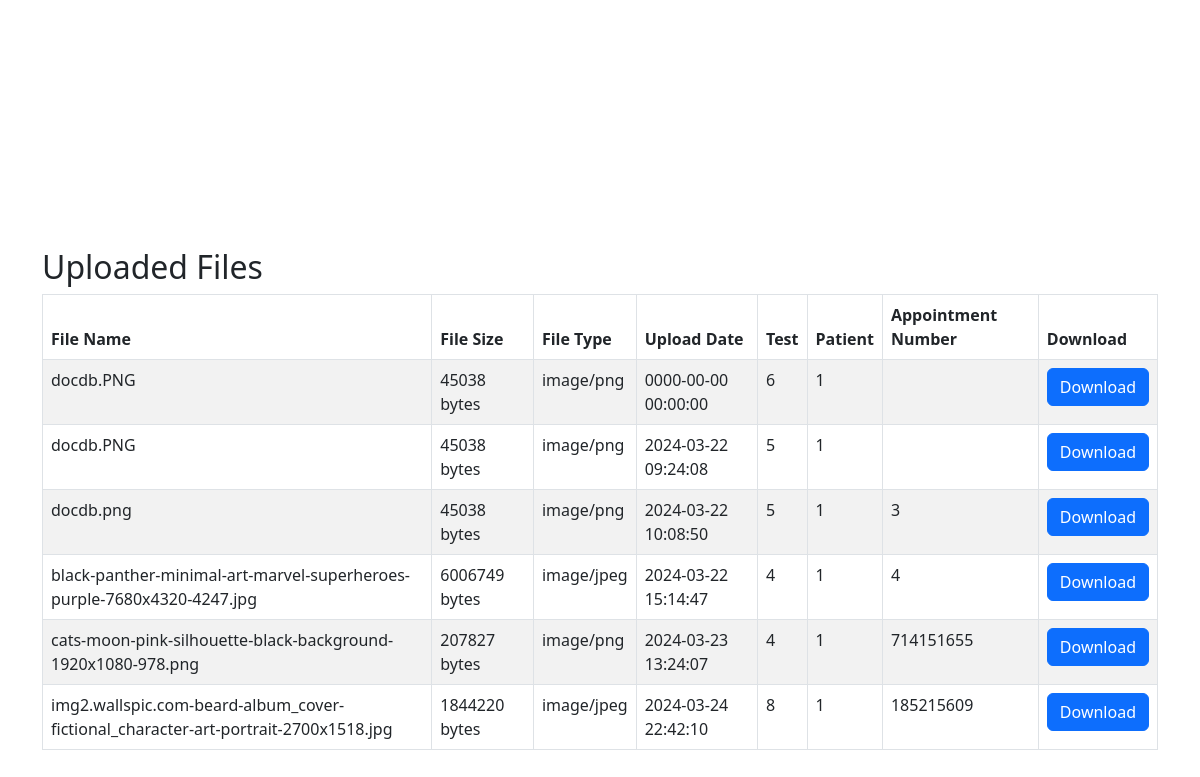
Page /patient/testresult.php (signed in) on the committed database.
### tables this page shows
CREATE TABLE `tblreport` (
  `id` int(11) NOT NULL,
  `filename` varchar(200) NOT NULL,
  `filesize` varchar(11) NOT NULL,
  `filetype` varchar(100) NOT NULL,
  `upload_date` timestamp NOT NULL DEFAULT current_timestamp(),
  `test` varchar(120) DEFAULT NULL,
  `patient` varchar(120) DEFAULT NULL,
  `appointmentnumber` int(10) DEFAULT NULL
);

### patient/testresult.php (the view, shortened to what this page needs)
<?php
$db_host = "localhost";
$db_user = "root";
$db_pass = "";
$db_name = "damsmsdb";
$conn = new mysqli($db_host, $db_user, $db_pass, $db_name);
if(isset($_SESSION['damsid'])) {
    $patient_id = $_SESSION['damsid'];
    $sql = "SELECT * FROM tblreport WHERE patient = $patient_id";
    $result = $conn->query($sql);
} else {
}
?>
<!DOCTYPE html>
<html>
<head>
    <link rel="stylesheet" href="https://cdn.jsdelivr.net/npm/bootstrap@5.3.0/dist/css/bootstrap.min.css">
</head>
<body>
<div class="container mt-5" style="position: relative; top: 200px;">
    <h2>Uploaded Files</h2>
    <table class="table table-bordered table-striped">
        <thead>
        <tr>
            <th>File Name</th>
            <th>File Size</th>
            <th>File Type</th>
            <th>Upload Date</th>
            <th>Test</th>
            <th>Patient</th>
            <th>Appointment Number</th>
            <th>Download</th>
        </tr>
        </thead>
        <tbody>
        <?php
        if ($result->num_rows > 0) {
            while ($row = $result->fetch_assoc()) {
                $file_path = "../report/uploads/" . $row['filename'];
                ?>
                <tr>
                    <td><?php echo $row['filename']; ?></td>
                    <td><?php echo $row['filesize']; ?> bytes</td>
                    <td><?php echo $row['filetype']; ?></td>
                    <td><?php echo $row['upload_date']; ?></td>
                    <td><?php echo $row['test']; ?></td>
                    <td><?php echo $row['patient']; ?></td>
                    <td><?php echo $row['appointmentnumber']; ?></td>
                    <td><a href="<?php echo $file_path; ?>" class="btn btn-primary" download>Download</a></td>
                </tr>
                <?php
            }
        } else {
            ?>
            <tr>
                <td colspan="7">No files uploaded yet.</td>
            </tr>
            <?php
        }
        ?>
        </tbody>
    </table>
</div>
</body>
</html>

### rows in the picture
tblreport: filename "docdb.PNG", filesize "45038", filetype "image/png", upload_date "0000-00-00 00:00:00", test "6", patient "1"
tblreport: filename "docdb.PNG", filesize "45038", filetype "image/png", upload_date "2024-03-22 09:24:08", test "5", patient "1"
tblreport: filename "docdb.png", filesize "45038", filetype "image/png", upload_date "2024-03-22 10:08:50", test "5", patient "1", appointmentnumber "3"
tblreport: filename "black-panther-minimal-art-marvel-superheroes-purple-7680x4320-4247.jpg", filesize "6006749", filetype "image/jpeg", upload_date "2024-03-22 15:14:47", test "4", patient "1", appointmentnumber "4"
tblreport: filename "cats-moon-pink-silhouette-black-background-1920x1080-978.png", filesize "207827", filetype "image/png", upload_date "2024-03-23 13:24:07", test "4", patient "1", appointmentnumber "714151655"
tblreport: filename "img2.wallspic.com-beard-album_cover-fictional_character-art-portrait-2700x1518.jpg", filesize "1844220", filetype "image/jpeg", upload_date "2024-03-24 22:42:10", test "8", patient "1", appointmentnumber "185215609"
